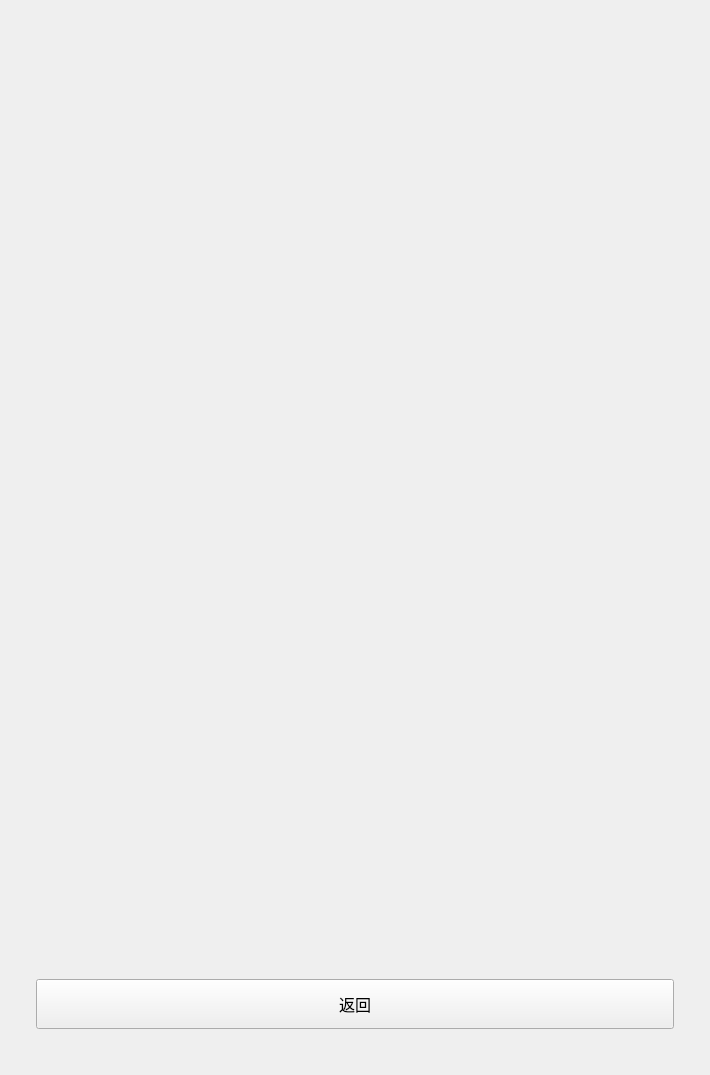
<?xml version="1.0" encoding="UTF-8"?>
<ui version="4.0">
 <class>BrainStorm</class>
 <widget class="QDialog" name="BrainStorm">
  <property name="geometry">
   <rect>
    <x>0</x>
    <y>0</y>
    <width>710</width>
    <height>1075</height>
   </rect>
  </property>
  <property name="minimumSize">
   <size>
    <width>710</width>
    <height>1075</height>
   </size>
  </property>
  <property name="windowTitle">
   <string>Dialog</string>
  </property>
  <layout class="QGridLayout" name="gridLayout">
   <item row="1" column="0">
    <spacer name="horizontalSpacer">
     <property name="orientation">
      <enum>Qt::Horizontal</enum>
     </property>
     <property name="sizeHint" stdset="0">
      <size>
       <width>40</width>
       <height>20</height>
      </size>
     </property>
    </spacer>
   </item>
   <item row="2" column="1">
    <spacer name="verticalSpacer_4">
     <property name="orientation">
      <enum>Qt::Vertical</enum>
     </property>
     <property name="sizeHint" stdset="0">
      <size>
       <width>656</width>
       <height>13</height>
      </size>
     </property>
    </spacer>
   </item>
   <item row="1" column="2">
    <spacer name="horizontalSpacer_2">
     <property name="orientation">
      <enum>Qt::Horizontal</enum>
     </property>
     <property name="sizeHint" stdset="0">
      <size>
       <width>40</width>
       <height>20</height>
      </size>
     </property>
    </spacer>
   </item>
   <item row="0" column="1">
    <spacer name="verticalSpacer_3">
     <property name="orientation">
      <enum>Qt::Vertical</enum>
     </property>
     <property name="sizeHint" stdset="0">
      <size>
       <width>656</width>
       <height>12</height>
      </size>
     </property>
    </spacer>
   </item>
   <item row="1" column="1">
    <widget class="QWidget" name="widget_6" native="true">
     <property name="minimumSize">
      <size>
       <width>600</width>
       <height>1000</height>
      </size>
     </property>
     <layout class="QVBoxLayout" name="verticalLayout_11">
      <property name="leftMargin">
       <number>0</number>
      </property>
      <property name="topMargin">
       <number>0</number>
      </property>
      <property name="rightMargin">
       <number>0</number>
      </property>
      <property name="bottomMargin">
       <number>0</number>
      </property>
      <item>
       <widget class="QStackedWidget" name="stackedWidget">
        <property name="currentIndex">
         <number>3</number>
        </property>
        <widget class="QWidget" name="Userpage">
         <property name="minimumSize">
          <size>
           <width>600</width>
           <height>1000</height>
          </size>
         </property>
         <layout class="QVBoxLayout" name="verticalLayout_2">
          <property name="spacing">
           <number>10</number>
          </property>
          <property name="leftMargin">
           <number>0</number>
          </property>
          <property name="topMargin">
           <number>0</number>
          </property>
          <property name="rightMargin">
           <number>0</number>
          </property>
          <property name="bottomMargin">
           <number>0</number>
          </property>
          <item>
           <spacer name="verticalSpacer">
            <property name="orientation">
             <enum>Qt::Vertical</enum>
            </property>
            <property name="sizeHint" stdset="0">
             <size>
              <width>20</width>
              <height>40</height>
             </size>
            </property>
           </spacer>
          </item>
          <item>
           <widget class="QLabel" name="label">
            <property name="font">
             <font>
              <family>方正粗黑宋简体</family>
              <pointsize>24</pointsize>
             </font>
            </property>
            <property name="text">
             <string>&lt;html&gt;&lt;head/&gt;&lt;body&gt;&lt;p align=&quot;center&quot;&gt;连续回答五道题&lt;/p&gt;&lt;/body&gt;&lt;/html&gt;</string>
            </property>
           </widget>
          </item>
          <item>
           <widget class="QLabel" name="label_2">
            <property name="font">
             <font>
              <family>微软雅黑</family>
              <pointsize>12</pointsize>
             </font>
            </property>
            <property name="text">
             <string>&lt;html&gt;&lt;head/&gt;&lt;body&gt;&lt;p align=&quot;center&quot;&gt;&lt;span style=&quot; font-size:12pt;&quot;&gt;答错立即结束，答对继续&lt;/span&gt;&lt;/p&gt;&lt;/body&gt;&lt;/html&gt;</string>
            </property>
           </widget>
          </item>
          <item>
           <spacer name="verticalSpacer_2">
            <property name="orientation">
             <enum>Qt::Vertical</enum>
            </property>
            <property name="sizeHint" stdset="0">
             <size>
              <width>20</width>
              <height>40</height>
             </size>
            </property>
           </spacer>
          </item>
          <item>
           <widget class="QPushButton" name="StartButton">
            <property name="font">
             <font>
              <family>微软雅黑</family>
              <pointsize>16</pointsize>
             </font>
            </property>
            <property name="text">
             <string>开始答题</string>
            </property>
           </widget>
          </item>
          <item>
           <widget class="QPushButton" name="ReturnButton">
            <property name="font">
             <font>
              <family>微软雅黑</family>
              <pointsize>16</pointsize>
             </font>
            </property>
            <property name="text">
             <string>返回</string>
            </property>
           </widget>
          </item>
         </layout>
        </widget>
        <widget class="QWidget" name="Homepage">
         <layout class="QVBoxLayout" name="verticalLayout_3" stretch="0,6,0,1">
          <property name="spacing">
           <number>30</number>
          </property>
          <property name="leftMargin">
           <number>0</number>
          </property>
          <property name="topMargin">
           <number>20</number>
          </property>
          <property name="rightMargin">
           <number>0</number>
          </property>
          <property name="bottomMargin">
           <number>10</number>
          </property>
          <item>
           <spacer name="verticalSpacer_13">
            <property name="orientation">
             <enum>Qt::Vertical</enum>
            </property>
            <property name="sizeHint" stdset="0">
             <size>
              <width>20</width>
              <height>40</height>
             </size>
            </property>
           </spacer>
          </item>
          <item>
           <widget class="QLabel" name="ImageLabel_1">
            <property name="text">
             <string/>
            </property>
            <property name="alignment">
             <set>Qt::AlignCenter</set>
            </property>
           </widget>
          </item>
          <item>
           <spacer name="verticalSpacer_14">
            <property name="orientation">
             <enum>Qt::Vertical</enum>
            </property>
            <property name="sizeHint" stdset="0">
             <size>
              <width>20</width>
              <height>40</height>
             </size>
            </property>
           </spacer>
          </item>
          <item>
           <layout class="QVBoxLayout" name="verticalLayout">
            <property name="spacing">
             <number>5</number>
            </property>
            <property name="leftMargin">
             <number>40</number>
            </property>
            <property name="rightMargin">
             <number>40</number>
            </property>
            <item>
             <widget class="QPushButton" name="RankButton">
              <property name="font">
               <font>
                <family>微软雅黑</family>
                <pointsize>16</pointsize>
               </font>
              </property>
              <property name="text">
               <string>排位赛</string>
              </property>
             </widget>
            </item>
            <item>
             <widget class="QPushButton" name="TrainButton">
              <property name="font">
               <font>
                <family>微软雅黑</family>
                <pointsize>16</pointsize>
               </font>
              </property>
              <property name="text">
               <string>个人训练</string>
              </property>
             </widget>
            </item>
           </layout>
          </item>
         </layout>
        </widget>
        <widget class="QWidget" name="Answerpage">
         <layout class="QVBoxLayout" name="verticalLayout_5" stretch="1,5,3">
          <property name="spacing">
           <number>10</number>
          </property>
          <property name="leftMargin">
           <number>0</number>
          </property>
          <property name="topMargin">
           <number>0</number>
          </property>
          <property name="rightMargin">
           <number>0</number>
          </property>
          <property name="bottomMargin">
           <number>0</number>
          </property>
          <item>
           <widget class="QWidget" name="widget_2" native="true">
            <layout class="QHBoxLayout" name="horizontalLayout">
             <item>
              <widget class="QLCDNumber" name="lcdNumber">
               <property name="maximumSize">
                <size>
                 <width>200</width>
                 <height>16777215</height>
                </size>
               </property>
              </widget>
             </item>
            </layout>
           </widget>
          </item>
          <item>
           <widget class="QLabel" name="Questionlabel">
            <property name="font">
             <font>
              <family>黑体</family>
              <pointsize>20</pointsize>
             </font>
            </property>
            <property name="text">
             <string>&lt;html&gt;&lt;head/&gt;&lt;body&gt;&lt;p align=&quot;center&quot;&gt;&lt;br/&gt;&lt;/p&gt;&lt;/body&gt;&lt;/html&gt;</string>
            </property>
            <property name="alignment">
             <set>Qt::AlignCenter</set>
            </property>
            <property name="wordWrap">
             <bool>true</bool>
            </property>
           </widget>
          </item>
          <item>
           <widget class="QWidget" name="widget" native="true">
            <property name="font">
             <font>
              <family>微软雅黑</family>
              <pointsize>10</pointsize>
             </font>
            </property>
            <layout class="QVBoxLayout" name="verticalLayout_4" stretch="1,1,1,1">
             <property name="spacing">
              <number>0</number>
             </property>
             <property name="leftMargin">
              <number>0</number>
             </property>
             <property name="topMargin">
              <number>0</number>
             </property>
             <property name="rightMargin">
              <number>0</number>
             </property>
             <property name="bottomMargin">
              <number>0</number>
             </property>
             <item>
              <widget class="QPushButton" name="SelectAButton">
               <property name="minimumSize">
                <size>
                 <width>0</width>
                 <height>50</height>
                </size>
               </property>
               <property name="font">
                <font>
                 <family>微软雅黑</family>
                 <pointsize>12</pointsize>
                </font>
               </property>
               <property name="whatsThis">
                <string>&lt;html&gt;&lt;head/&gt;&lt;body&gt;&lt;p align=&quot;center&quot;&gt;&lt;br/&gt;&lt;/p&gt;&lt;/body&gt;&lt;/html&gt;</string>
               </property>
               <property name="text">
                <string>A</string>
               </property>
              </widget>
             </item>
             <item>
              <widget class="QPushButton" name="SelectBButton">
               <property name="minimumSize">
                <size>
                 <width>0</width>
                 <height>50</height>
                </size>
               </property>
               <property name="font">
                <font>
                 <family>微软雅黑</family>
                 <pointsize>12</pointsize>
                </font>
               </property>
               <property name="whatsThis">
                <string>&lt;html&gt;&lt;head/&gt;&lt;body&gt;&lt;p align=&quot;center&quot;&gt;&lt;br/&gt;&lt;/p&gt;&lt;/body&gt;&lt;/html&gt;</string>
               </property>
               <property name="text">
                <string>B</string>
               </property>
              </widget>
             </item>
             <item>
              <widget class="QPushButton" name="SelectCButton">
               <property name="minimumSize">
                <size>
                 <width>0</width>
                 <height>50</height>
                </size>
               </property>
               <property name="font">
                <font>
                 <family>微软雅黑</family>
                 <pointsize>12</pointsize>
                </font>
               </property>
               <property name="whatsThis">
                <string>&lt;html&gt;&lt;head/&gt;&lt;body&gt;&lt;p align=&quot;center&quot;&gt;&lt;br/&gt;&lt;/p&gt;&lt;/body&gt;&lt;/html&gt;</string>
               </property>
               <property name="text">
                <string>C</string>
               </property>
              </widget>
             </item>
             <item>
              <widget class="QPushButton" name="SelectDButton">
               <property name="minimumSize">
                <size>
                 <width>0</width>
                 <height>50</height>
                </size>
               </property>
               <property name="font">
                <font>
                 <family>微软雅黑</family>
                 <pointsize>12</pointsize>
                </font>
               </property>
               <property name="whatsThis">
                <string>&lt;html&gt;&lt;head/&gt;&lt;body&gt;&lt;p align=&quot;center&quot;&gt;&lt;br/&gt;&lt;/p&gt;&lt;/body&gt;&lt;/html&gt;</string>
               </property>
               <property name="text">
                <string>D</string>
               </property>
              </widget>
             </item>
            </layout>
           </widget>
          </item>
         </layout>
        </widget>
        <widget class="QWidget" name="Scorepage">
         <layout class="QVBoxLayout" name="verticalLayout_6" stretch="2,1,0,1,1,1,1">
          <property name="spacing">
           <number>10</number>
          </property>
          <item>
           <spacer name="verticalSpacer_5">
            <property name="orientation">
             <enum>Qt::Vertical</enum>
            </property>
            <property name="sizeHint" stdset="0">
             <size>
              <width>20</width>
              <height>40</height>
             </size>
            </property>
           </spacer>
          </item>
          <item>
           <widget class="QLabel" name="Resultlabel">
            <property name="minimumSize">
             <size>
              <width>0</width>
              <height>100</height>
             </size>
            </property>
            <property name="font">
             <font>
              <family>方正粗黑宋简体</family>
              <pointsize>20</pointsize>
             </font>
            </property>
            <property name="text">
             <string>&lt;html&gt;&lt;head/&gt;&lt;body&gt;&lt;p align=&quot;center&quot;&gt;&lt;br/&gt;&lt;/p&gt;&lt;/body&gt;&lt;/html&gt;</string>
            </property>
            <property name="alignment">
             <set>Qt::AlignCenter</set>
            </property>
           </widget>
          </item>
          <item>
           <spacer name="verticalSpacer_6">
            <property name="orientation">
             <enum>Qt::Vertical</enum>
            </property>
            <property name="sizeHint" stdset="0">
             <size>
              <width>20</width>
              <height>20</height>
             </size>
            </property>
           </spacer>
          </item>
          <item>
           <widget class="QLabel" name="Scorelabel">
            <property name="minimumSize">
             <size>
              <width>0</width>
              <height>100</height>
             </size>
            </property>
            <property name="font">
             <font>
              <family>方正粗黑宋简体</family>
              <pointsize>16</pointsize>
             </font>
            </property>
            <property name="text">
             <string>&lt;html&gt;&lt;head/&gt;&lt;body&gt;&lt;p align=&quot;center&quot;&gt;&lt;br/&gt;&lt;/p&gt;&lt;/body&gt;&lt;/html&gt;</string>
            </property>
            <property name="alignment">
             <set>Qt::AlignCenter</set>
            </property>
           </widget>
          </item>
          <item>
           <spacer name="verticalSpacer_7">
            <property name="orientation">
             <enum>Qt::Vertical</enum>
            </property>
            <property name="sizeHint" stdset="0">
             <size>
              <width>20</width>
              <height>40</height>
             </size>
            </property>
           </spacer>
          </item>
          <item>
           <spacer name="verticalSpacer_8">
            <property name="orientation">
             <enum>Qt::Vertical</enum>
            </property>
            <property name="sizeHint" stdset="0">
             <size>
              <width>20</width>
              <height>40</height>
             </size>
            </property>
           </spacer>
          </item>
          <item>
           <widget class="QPushButton" name="ReturnAnswerButton">
            <property name="minimumSize">
             <size>
              <width>0</width>
              <height>50</height>
             </size>
            </property>
            <property name="font">
             <font>
              <family>微软雅黑</family>
              <pointsize>12</pointsize>
             </font>
            </property>
            <property name="text">
             <string>返回</string>
            </property>
           </widget>
          </item>
         </layout>
        </widget>
        <widget class="QWidget" name="Rank_Wait">
         <layout class="QVBoxLayout" name="verticalLayout_12" stretch="3,5">
          <property name="spacing">
           <number>10</number>
          </property>
          <property name="leftMargin">
           <number>0</number>
          </property>
          <property name="topMargin">
           <number>0</number>
          </property>
          <property name="rightMargin">
           <number>0</number>
          </property>
          <property name="bottomMargin">
           <number>0</number>
          </property>
          <item>
           <widget class="QLabel" name="label_3">
            <property name="font">
             <font>
              <family>方正粗黑宋简体</family>
              <pointsize>20</pointsize>
             </font>
            </property>
            <property name="text">
             <string>&lt;html&gt;&lt;head/&gt;&lt;body&gt;&lt;p align=&quot;center&quot;&gt;正在匹配对手...&lt;/p&gt;&lt;/body&gt;&lt;/html&gt;</string>
            </property>
           </widget>
          </item>
          <item>
           <widget class="QLabel" name="ImageLabel_2">
            <property name="text">
             <string/>
            </property>
           </widget>
          </item>
         </layout>
        </widget>
        <widget class="QWidget" name="Rank_Answer">
         <layout class="QVBoxLayout" name="verticalLayout_8" stretch="2,4,3">
          <property name="spacing">
           <number>0</number>
          </property>
          <property name="leftMargin">
           <number>0</number>
          </property>
          <property name="topMargin">
           <number>0</number>
          </property>
          <property name="rightMargin">
           <number>0</number>
          </property>
          <property name="bottomMargin">
           <number>0</number>
          </property>
          <item>
           <widget class="QWidget" name="widget_4" native="true">
            <property name="minimumSize">
             <size>
              <width>0</width>
              <height>100</height>
             </size>
            </property>
            <layout class="QHBoxLayout" name="horizontalLayout_2" stretch="4,1">
             <property name="spacing">
              <number>10</number>
             </property>
             <property name="leftMargin">
              <number>0</number>
             </property>
             <property name="topMargin">
              <number>0</number>
             </property>
             <property name="rightMargin">
              <number>0</number>
             </property>
             <property name="bottomMargin">
              <number>0</number>
             </property>
             <item>
              <widget class="QWidget" name="widget_5" native="true">
               <layout class="QVBoxLayout" name="verticalLayout_9">
                <item>
                 <widget class="QLabel" name="MyRanklabel">
                  <property name="font">
                   <font>
                    <family>等线</family>
                    <pointsize>14</pointsize>
                   </font>
                  </property>
                  <property name="text">
                   <string/>
                  </property>
                 </widget>
                </item>
                <item>
                 <widget class="QLabel" name="EnemyRanklabel">
                  <property name="font">
                   <font>
                    <family>等线</family>
                    <pointsize>14</pointsize>
                   </font>
                  </property>
                  <property name="text">
                   <string/>
                  </property>
                 </widget>
                </item>
               </layout>
              </widget>
             </item>
             <item>
              <widget class="QLCDNumber" name="lcdNumber_Rank">
               <property name="minimumSize">
                <size>
                 <width>20</width>
                 <height>0</height>
                </size>
               </property>
               <property name="maximumSize">
                <size>
                 <width>16777215</width>
                 <height>100</height>
                </size>
               </property>
              </widget>
             </item>
            </layout>
           </widget>
          </item>
          <item>
           <widget class="QLabel" name="Questionlabel_Rank">
            <property name="font">
             <font>
              <family>黑体</family>
              <pointsize>20</pointsize>
             </font>
            </property>
            <property name="text">
             <string>&lt;html&gt;&lt;head/&gt;&lt;body&gt;&lt;p align=&quot;center&quot;&gt;&lt;br/&gt;&lt;/p&gt;&lt;/body&gt;&lt;/html&gt;</string>
            </property>
           </widget>
          </item>
          <item>
           <widget class="QWidget" name="widget_3" native="true">
            <property name="font">
             <font>
              <family>楷体_GB2312</family>
              <pointsize>10</pointsize>
             </font>
            </property>
            <layout class="QVBoxLayout" name="verticalLayout_7">
             <item>
              <widget class="QPushButton" name="SelectAButton_Rank">
               <property name="minimumSize">
                <size>
                 <width>0</width>
                 <height>50</height>
                </size>
               </property>
               <property name="font">
                <font>
                 <family>微软雅黑</family>
                 <pointsize>12</pointsize>
                </font>
               </property>
               <property name="whatsThis">
                <string>&lt;html&gt;&lt;head/&gt;&lt;body&gt;&lt;p align=&quot;center&quot;&gt;&lt;br/&gt;&lt;/p&gt;&lt;/body&gt;&lt;/html&gt;</string>
               </property>
               <property name="text">
                <string>A</string>
               </property>
              </widget>
             </item>
             <item>
              <widget class="QPushButton" name="SelectBButton_Rank">
               <property name="minimumSize">
                <size>
                 <width>0</width>
                 <height>50</height>
                </size>
               </property>
               <property name="font">
                <font>
                 <family>微软雅黑</family>
                 <pointsize>12</pointsize>
                </font>
               </property>
               <property name="whatsThis">
                <string>&lt;html&gt;&lt;head/&gt;&lt;body&gt;&lt;p align=&quot;center&quot;&gt;&lt;br/&gt;&lt;/p&gt;&lt;/body&gt;&lt;/html&gt;</string>
               </property>
               <property name="text">
                <string>B</string>
               </property>
              </widget>
             </item>
             <item>
              <widget class="QPushButton" name="SelectCButton_Rank">
               <property name="minimumSize">
                <size>
                 <width>0</width>
                 <height>50</height>
                </size>
               </property>
               <property name="font">
                <font>
                 <family>微软雅黑</family>
                 <pointsize>12</pointsize>
                </font>
               </property>
               <property name="whatsThis">
                <string>&lt;html&gt;&lt;head/&gt;&lt;body&gt;&lt;p align=&quot;center&quot;&gt;&lt;br/&gt;&lt;/p&gt;&lt;/body&gt;&lt;/html&gt;</string>
               </property>
               <property name="text">
                <string>C</string>
               </property>
              </widget>
             </item>
             <item>
              <widget class="QPushButton" name="SelectDButton_Rank">
               <property name="minimumSize">
                <size>
                 <width>0</width>
                 <height>50</height>
                </size>
               </property>
               <property name="font">
                <font>
                 <family>微软雅黑</family>
                 <pointsize>12</pointsize>
                </font>
               </property>
               <property name="whatsThis">
                <string>&lt;html&gt;&lt;head/&gt;&lt;body&gt;&lt;p align=&quot;center&quot;&gt;&lt;br/&gt;&lt;/p&gt;&lt;/body&gt;&lt;/html&gt;</string>
               </property>
               <property name="text">
                <string>D</string>
               </property>
              </widget>
             </item>
            </layout>
           </widget>
          </item>
         </layout>
        </widget>
        <widget class="QWidget" name="Rank_Result">
         <layout class="QVBoxLayout" name="verticalLayout_10" stretch="0,1,0,1,0,4,0,0">
          <property name="spacing">
           <number>0</number>
          </property>
          <property name="leftMargin">
           <number>0</number>
          </property>
          <property name="topMargin">
           <number>0</number>
          </property>
          <property name="rightMargin">
           <number>0</number>
          </property>
          <property name="bottomMargin">
           <number>0</number>
          </property>
          <item>
           <spacer name="verticalSpacer_11">
            <property name="orientation">
             <enum>Qt::Vertical</enum>
            </property>
            <property name="sizeHint" stdset="0">
             <size>
              <width>20</width>
              <height>20</height>
             </size>
            </property>
           </spacer>
          </item>
          <item>
           <widget class="QLabel" name="Resultlabel_Rank">
            <property name="font">
             <font>
              <family>方正粗黑宋简体</family>
              <pointsize>20</pointsize>
             </font>
            </property>
            <property name="text">
             <string>&lt;html&gt;&lt;head/&gt;&lt;body&gt;&lt;p align=&quot;center&quot;&gt;&lt;br/&gt;&lt;/p&gt;&lt;/body&gt;&lt;/html&gt;</string>
            </property>
            <property name="alignment">
             <set>Qt::AlignCenter</set>
            </property>
           </widget>
          </item>
          <item>
           <spacer name="verticalSpacer_10">
            <property name="orientation">
             <enum>Qt::Vertical</enum>
            </property>
            <property name="sizeType">
             <enum>QSizePolicy::Fixed</enum>
            </property>
            <property name="sizeHint" stdset="0">
             <size>
              <width>20</width>
              <height>10</height>
             </size>
            </property>
           </spacer>
          </item>
          <item>
           <widget class="QLabel" name="Scorelabel_Rank">
            <property name="font">
             <font>
              <family>方正粗黑宋简体</family>
              <pointsize>16</pointsize>
             </font>
            </property>
            <property name="text">
             <string>&lt;html&gt;&lt;head/&gt;&lt;body&gt;&lt;p align=&quot;center&quot;&gt;&lt;br/&gt;&lt;/p&gt;&lt;/body&gt;&lt;/html&gt;</string>
            </property>
            <property name="alignment">
             <set>Qt::AlignCenter</set>
            </property>
           </widget>
          </item>
          <item>
           <spacer name="verticalSpacer_12">
            <property name="orientation">
             <enum>Qt::Vertical</enum>
            </property>
            <property name="sizeType">
             <enum>QSizePolicy::Expanding</enum>
            </property>
            <property name="sizeHint" stdset="0">
             <size>
              <width>20</width>
              <height>5</height>
             </size>
            </property>
           </spacer>
          </item>
          <item>
           <widget class="QLabel" name="ImageLabel_3">
            <property name="text">
             <string/>
            </property>
           </widget>
          </item>
          <item>
           <spacer name="verticalSpacer_9">
            <property name="orientation">
             <enum>Qt::Vertical</enum>
            </property>
            <property name="sizeHint" stdset="0">
             <size>
              <width>20</width>
              <height>40</height>
             </size>
            </property>
           </spacer>
          </item>
          <item>
           <widget class="QPushButton" name="ReturnAnswerButton_Rank">
            <property name="minimumSize">
             <size>
              <width>0</width>
              <height>50</height>
             </size>
            </property>
            <property name="font">
             <font>
              <family>微软雅黑</family>
              <pointsize>12</pointsize>
             </font>
            </property>
            <property name="text">
             <string>返回</string>
            </property>
           </widget>
          </item>
         </layout>
        </widget>
       </widget>
      </item>
     </layout>
    </widget>
   </item>
  </layout>
 </widget>
 <tabstops>
  <tabstop>RankButton</tabstop>
  <tabstop>TrainButton</tabstop>
  <tabstop>SelectAButton_Rank</tabstop>
  <tabstop>SelectBButton_Rank</tabstop>
  <tabstop>SelectCButton_Rank</tabstop>
  <tabstop>SelectDButton_Rank</tabstop>
  <tabstop>SelectAButton</tabstop>
  <tabstop>SelectBButton</tabstop>
  <tabstop>SelectCButton</tabstop>
  <tabstop>SelectDButton</tabstop>
  <tabstop>ReturnAnswerButton</tabstop>
  <tabstop>StartButton</tabstop>
  <tabstop>ReturnButton</tabstop>
  <tabstop>ReturnAnswerButton_Rank</tabstop>
 </tabstops>
 <resources/>
 <connections/>
</ui>
